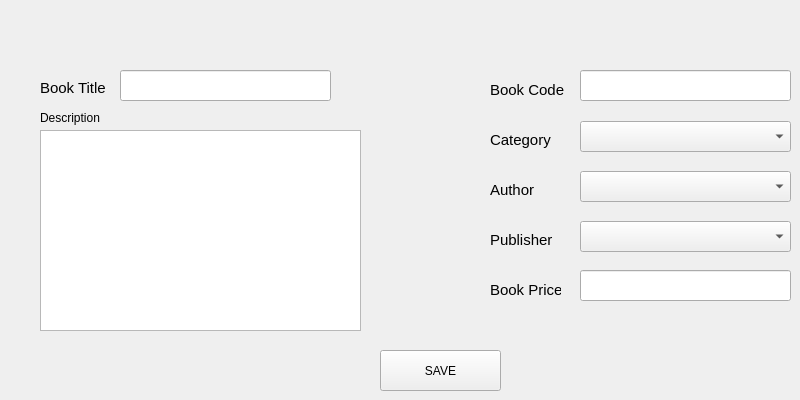
      <widget class="QWidget" name="tab_5">
       <attribute name="title">
        <string>Add New Book</string>
       </attribute>
       <widget class="QLineEdit" name="lineEdit_2">
        <property name="geometry">
         <rect>
          <x>120</x>
          <y>70</y>
          <width>211</width>
          <height>31</height>
         </rect>
        </property>
       </widget>
       <widget class="QLineEdit" name="lineEdit_3">
        <property name="geometry">
         <rect>
          <x>580</x>
          <y>70</y>
          <width>211</width>
          <height>31</height>
         </rect>
        </property>
       </widget>
       <widget class="QComboBox" name="comboBox_3">
        <property name="geometry">
         <rect>
          <x>580</x>
          <y>121</y>
          <width>211</width>
          <height>31</height>
         </rect>
        </property>
       </widget>
       <widget class="QComboBox" name="comboBox_4">
        <property name="geometry">
         <rect>
          <x>580</x>
          <y>171</y>
          <width>211</width>
          <height>31</height>
         </rect>
        </property>
       </widget>
       <widget class="QComboBox" name="comboBox_5">
        <property name="geometry">
         <rect>
          <x>580</x>
          <y>221</y>
          <width>211</width>
          <height>31</height>
         </rect>
        </property>
       </widget>
       <widget class="QLineEdit" name="lineEdit_4">
        <property name="geometry">
         <rect>
          <x>580</x>
          <y>270</y>
          <width>211</width>
          <height>31</height>
         </rect>
        </property>
       </widget>
       <widget class="QPushButton" name="pushButton_7">
        <property name="geometry">
         <rect>
          <x>380</x>
          <y>350</y>
          <width>121</width>
          <height>41</height>
         </rect>
        </property>
        <property name="font">
         <font>
          <family>Segoe UI</family>
          <weight>50</weight>
          <bold>false</bold>
         </font>
        </property>
        <property name="text">
         <string>SAVE</string>
        </property>
       </widget>
       <widget class="QLabel" name="label_3">
        <property name="geometry">
         <rect>
          <x>40</x>
          <y>80</y>
          <width>71</width>
          <height>16</height>
         </rect>
        </property>
        <property name="font">
         <font>
          <family>Segoe UI</family>
          <pointsize>11</pointsize>
          <weight>50</weight>
          <bold>false</bold>
         </font>
        </property>
        <property name="text">
         <string>Book Title</string>
        </property>
       </widget>
       <widget class="QLabel" name="label_4">
        <property name="geometry">
         <rect>
          <x>490</x>
          <y>80</y>
          <width>81</width>
          <height>20</height>
         </rect>
        </property>
        <property name="font">
         <font>
          <family>Segoe UI</family>
          <pointsize>11</pointsize>
          <weight>50</weight>
          <bold>false</bold>
         </font>
        </property>
        <property name="text">
         <string>Book Code</string>
        </property>
       </widget>
       <widget class="QLabel" name="label_5">
        <property name="geometry">
         <rect>
          <x>490</x>
          <y>280</y>
          <width>71</width>
          <height>20</height>
         </rect>
        </property>
        <property name="font">
         <font>
          <family>Segoe UI</family>
          <pointsize>11</pointsize>
          <weight>50</weight>
          <bold>false</bold>
         </font>
        </property>
        <property name="text">
         <string>Book Price</string>
        </property>
       </widget>
       <widget class="QLabel" name="label_6">
        <property name="geometry">
         <rect>
          <x>490</x>
          <y>130</y>
          <width>81</width>
          <height>20</height>
         </rect>
        </property>
        <property name="font">
         <font>
          <family>Segoe UI</family>
          <pointsize>11</pointsize>
          <weight>50</weight>
          <bold>false</bold>
         </font>
        </property>
        <property name="text">
         <string>Category</string>
        </property>
       </widget>
       <widget class="QLabel" name="label_7">
        <property name="geometry">
         <rect>
          <x>490</x>
          <y>180</y>
          <width>81</width>
          <height>20</height>
         </rect>
        </property>
        <property name="font">
         <font>
          <family>Segoe UI</family>
          <pointsize>11</pointsize>
          <weight>50</weight>
          <bold>false</bold>
         </font>
        </property>
        <property name="text">
         <string>Author</string>
        </property>
       </widget>
       <widget class="QLabel" name="label_8">
        <property name="geometry">
         <rect>
          <x>490</x>
          <y>230</y>
          <width>81</width>
          <height>20</height>
         </rect>
        </property>
        <property name="font">
         <font>
          <family>Segoe UI</family>
          <pointsize>11</pointsize>
          <weight>50</weight>
          <bold>false</bold>
         </font>
        </property>
        <property name="text">
         <string>Publisher</string>
        </property>
       </widget>
       <widget class="QTextEdit" name="textEdit">
        <property name="geometry">
         <rect>
          <x>40</x>
          <y>130</y>
          <width>321</width>
          <height>201</height>
         </rect>
        </property>
       </widget>
       <widget class="QLabel" name="label_31">
        <property name="geometry">
         <rect>
          <x>40</x>
          <y>110</y>
          <width>81</width>
          <height>16</height>
         </rect>
        </property>
        <property name="styleSheet">
         <string notr="true">font: 10pt &quot;Segoe UI&quot;;</string>
        </property>
        <property name="text">
         <string>Description</string>
        </property>
       </widget>
      </widget>
